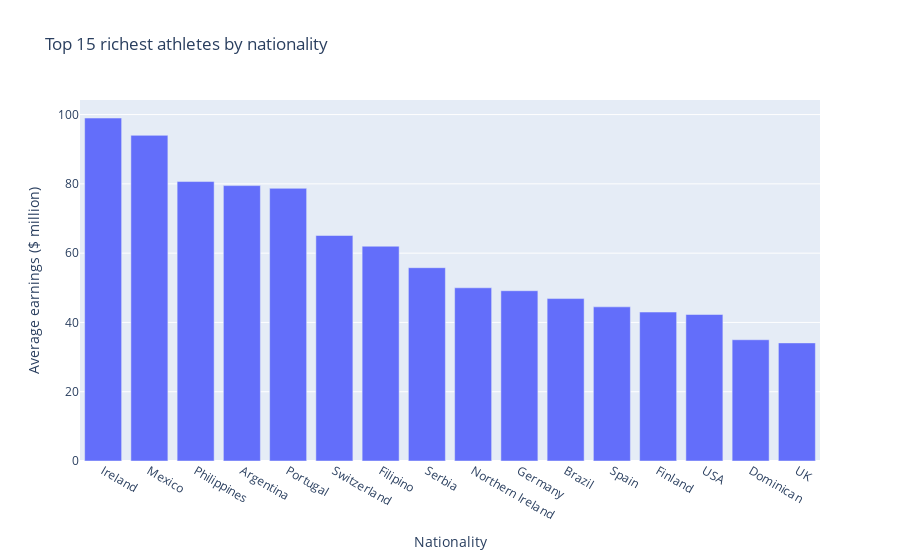

Notebook code cell kept with this figure:
### Markdown cell above
### Relationship: Country and Earnings

### Code cell
nat_earnings = data.groupby('Nationality')['earnings ($ million)'].mean().sort_values(ascending=False)[:16]

nat_earnings_df = pd.DataFrame(list(nat_earnings.items()), columns=['Nationality', 'Average earnings ($ million)'])

fig = px.bar(nat_earnings_df, x='Nationality', y='Average earnings ($ million)', title='Top 15 richest athletes by nationality')

fig.show()

### Figure 1 — Plotly figure (JSON) as saved in the notebook; plotly's stock layout.template omitted (floating-point values rounded to 4 significant figures)
{"data": [{"alignmentgroup": "True", "hovertemplate": "Nationality=%{x}<br>Average earnings ($ million)=%{y}<extra></extra>", "legendgroup": "", "marker": {"color": "#636efa", "pattern": {"shape": ""}}, "name": "", "offsetgroup": "", "orientation": "v", "showlegend": false, "textposition": "auto", "type": "bar", "x": ["Ireland", "Mexico", "Philippines", "Argentina", "Portugal", "Switzerland", "Filipino", "Serbia", "Northern Ireland", "Germany", "Brazil", "Spain", "Finland", "USA", "Dominican", "UK"], "xaxis": "x", "y": [99, 94, 80.67, 79.5, 78.71, 65.09, 62, 55.8, 50, 49.15, 46.89, 44.5, 43, 42.29, 35, 34.09], "yaxis": "y"}], "layout": {"barmode": "relative", "legend": {"tracegroupgap": 0}, "title": {"text": "Top 15 richest athletes by nationality"}, "xaxis": {"anchor": "y", "domain": [0, 1], "title": {"text": "Nationality"}}, "yaxis": {"anchor": "x", "domain": [0, 1], "title": {"text": "Average earnings ($ million)"}}}}
